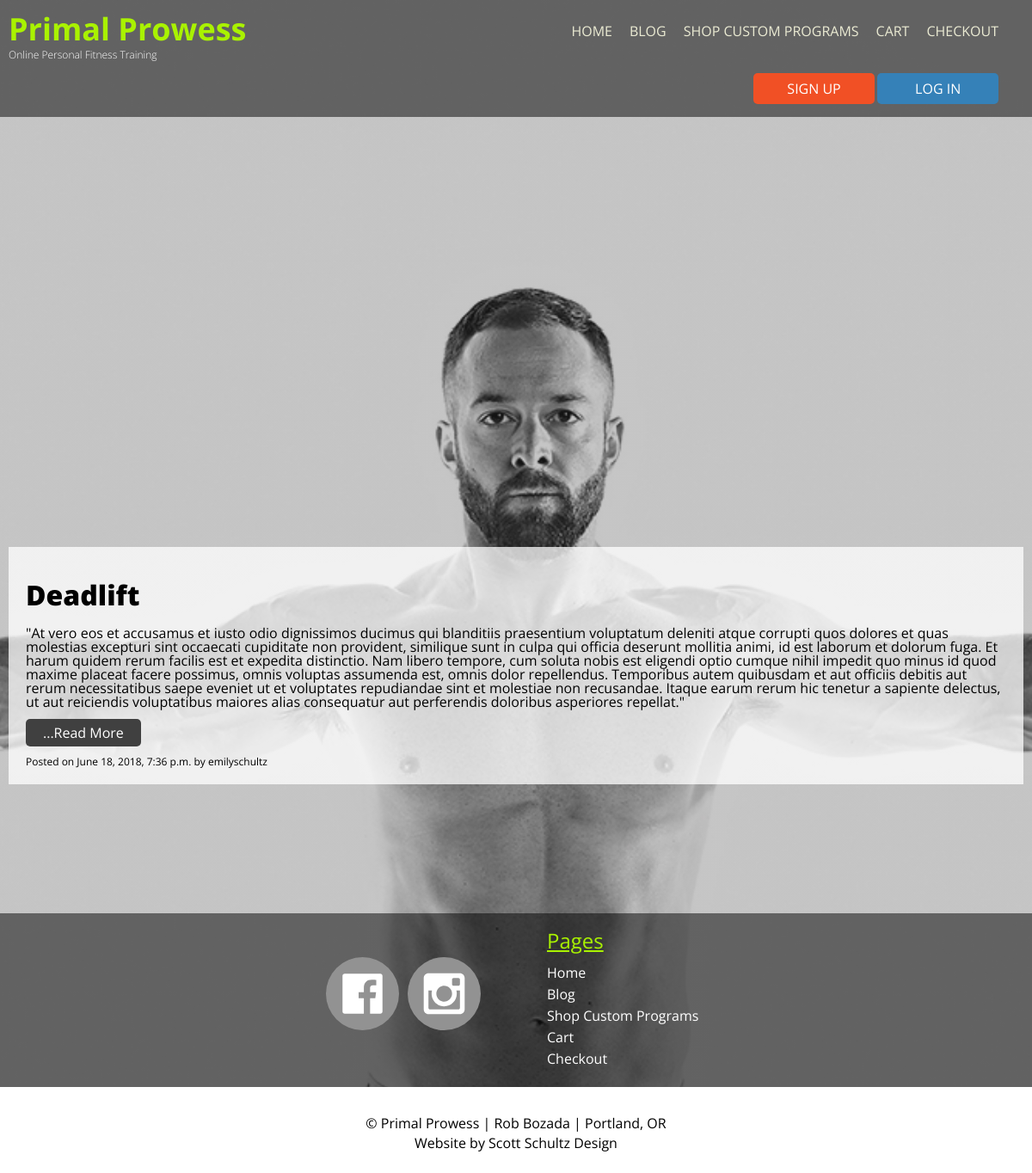
Page /accounts/blog/ on the committed database.
### accounts/models.py (models this page shows, shortened)
class Blog(models.Model):
    title = models.CharField(max_length=200)
    author = models.ForeignKey(User, related_name='blogs', on_delete=models.CASCADE)
    date = models.DateTimeField(auto_now_add=True)
    content = models.TextField()
    slug = models.SlugField(blank=True, null=True, unique=True)
    category = models.ForeignKey('Category', default=1, related_name='blogs', on_delete=models.SET_DEFAULT)
    image = models.ImageField(upload_to=blog_image_uh, blank=True, null=True)
    alt_text = models.CharField(max_length=30, blank=True, null=True)
    youtube = models.CharField(max_length=255, blank=True, null=True)
    fitness_library = models.BooleanField(default=True)
    class Meta:
        ordering = ['-pk']

class User(AbstractUser):
    first_name = models.CharField(max_length=30)
    last_name = models.CharField(max_length=30)
    bio = models.TextField()
    email = models.CharField(max_length=30)
    height = models.CharField(max_length=30, blank=True)
    weight = models.CharField(max_length=30, blank=True)
    goals = models.CharField(max_length=500, blank=True)
    profile_img = models.ImageField(upload_to=profile_img_uh, blank=True, null=True)

### accounts/views.py (the view)
# urls.py: path('blog/', views.blog, name='blog_home'),
def blog(request):
    blog_list = Blog.objects.filter(fitness_library=False)
    return render(request, "accounts/blog_home.html", {'blogs': blog_list})

### accounts/templates/accounts/blog_home.html
{% extends 'base.html' %}
{% load static %}
{% block content %}
{% for b in blogs %}
<main class="blog">
    <div class="blog">
        <h2 class="blog-title"> {{ b.title }}</h2>
        <p class="blog-text">{{ b.content }}</p>
        <a href="{% url 'blog_single_view' b.category.slug b.slug %}" class="read-more">...Read More</a>
    </div>
    <div class="card-footer text-muted">
        Posted on {{ b.date }} by {{b.author.username }}
    </div>
</main>
{% endfor %}
{% endblock %}

### accounts/static/styles/style.css (style rules this page uses)
body { background: linear-gradient(rgba(64, 64, 64, 0.3), rgba(64, 64, 64, 0.3)), url("/static/accounts/img/rob_correct_crop.jpg"); background-repeat: no-repeat; background-attachment: fixed; background-position: center; background-size: cover; font-family: 'Open Sans', sans-serif; }
main { margin: 0; }
main.blog { background: rgba(255, 255, 255, 0.75); margin: 10px 10px; padding: 20px 20px; }
main.blog h2 { padding: 20px 20px; font-size: 2em; color: black; font-weight: 800; }
main.blog h2.blog-title { padding: 20px 0; }
main.blog p.blog-text { padding: 0 0 20px 0; }
a.read-more { width: 100%; text-align: center; padding: 5px 20px; background-color: #404040; color: white; text-decoration: none; border-radius: 5px; }
.card-footer { margin: 20px 0 0 0; font-size: .75em; }

### rows in the picture
Blog: title "Deadlift", content "\"At vero eos et accusamus et iusto odio dignissimos ducimus qui blanditiis praesentium voluptatum deleniti atque corrupti quos dolores et quas molestias excepturi sint occaecati cupiditate non provident, similique sunt in culpa qui officia deserunt mollitia animi, id est laborum et dolorum fuga. Et harum quidem rerum facilis est et expedita distinctio. Nam libero tempore, cum soluta nobis est eligendi optio cumque nihil impedit quo minus id quod maxime placeat facere possimus, omnis voluptas assumenda est, omnis dolor repellendus. Temporibus autem quibusdam et aut officiis debitis aut rerum necessitatibus saepe eveniet ut et voluptates repudiandae sint et molestiae non recusandae. Itaque…", date "June 18, 2018, 7:36 p.m.", author.username "emilyschultz"
